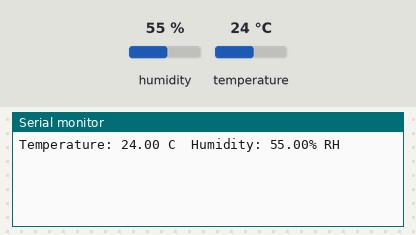
A sketch run on a simulated Arduino Uno, built for the host (arithmetic inside an expression is 32-bit, double 64-bit). On the bench: the last lines printed to the serial monitor. Wiring (inferred from the names in the program): AHT10/20 sensor at I2C address 0x38. The test bench sets the inputs (shaded band); at power-on: humidity 55 %, temperature 24 °C.

Above: at 1.2 s.
1.3 s: humidity set to 22 %
2.8 s: temperature set to 12 °C
At 4.0 s:
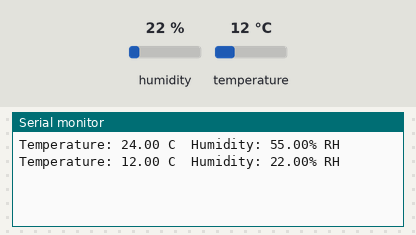
4.3 s: humidity set to 40 %
At 5.9 s:
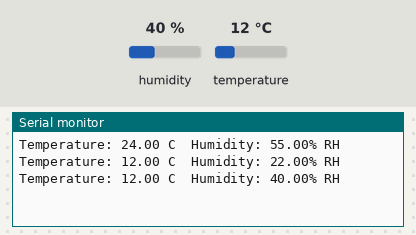
Timing chart, 0 to 7.4 s (numbered marks = the images above; inputs shaded):
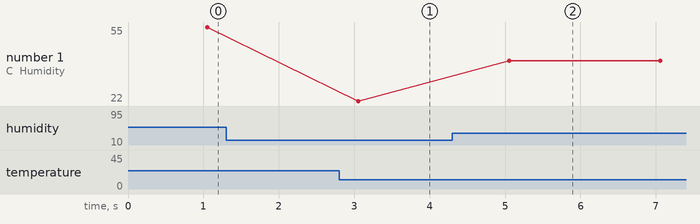

Measured:
- after the input at 2.8 s, the serial monitor: prints a new line after 0.25 s (image 1)
- after the input at 4.3 s, the serial monitor: prints a new line after 0.75 s (image 2)
- plotted number 1: 22 → 40 after the input at 4.3 s

The sketch:

AHT20.ino
```cpp
#include <Arduino.h>
#include <AHT20.h>
AHT20 aht20;

void setup()
{
  Serial.begin(9600);
  Wire.begin();
  aht20.begin();

}
void SENSOR(){
    if (aht20.available() == true)
  {
    //Get the new temperature and humidity value
    float temperature = aht20.GetTEMP();
    float humidity = aht20.GetHUMI();

    //Print the results
    Serial.print("Temperature: ");
    Serial.print(temperature, 2);
    Serial.print(" C\t");
    Serial.print("Humidity: ");
    Serial.print(humidity, 2);
    Serial.print("% RH");

    Serial.println();
  }

  delay(1000);
}

void loop()
{
  SENSOR();

}
```

AHT20.cpp
```cpp
#include <AHT20.h>

AHT20 ::AHT20(const uint8_t deviceADDRESS)
{
    _deviceADDRESS = deviceADDRESS;
}
bool AHT20 ::begin()
{
    if (isConnected() == false)

        return false;
        delay(50);

        if (isCalibrated() == false)
        {
            // send bit 0XBE000
            triggerMeasurement();
            delay(80);
            uint8_t counter = 0;
            while (isBusy())
            {
                delay(1);
                if (counter++ > 100)
                    return (false);
            }
            if (isCalibrated() == false)
            {
                return (false);
            }
        }
        /// check bit has been set
        if (isCalibrated() == false)
            return false;

        // Mark all datums as fresh (not read before)
        SENSORQUER.TEMP = true;
        SENSORQUER.HUMI = true;

        return true;
    }

/// I2C ADDRESS
bool AHT20 ::isConnected()
{
    Wire.beginTransmission(_deviceADDRESS);
    if (Wire.endTransmission() == 0)
    {
        return true;
    }

    // If IC failed to respond, give it 20ms more for Power On Startup
    // Datasheet pg 7
    delay(20);

    Wire.beginTransmission(_deviceADDRESS);
    if (Wire.endTransmission() == 0)
    {
        return true;
    }
    return false;
}
uint8_t AHT20::GetStatus()
{
    Wire.requestFrom(_deviceADDRESS, (uint8_t)1);
    if (Wire.available())
        return (Wire.read());
    return (0);
}

//Returns the state of the cal bit in the status byte
bool AHT20::isCalibrated()
{
    return (GetStatus() & (1 << 3));
}

//Returns the state of the busy bit in the status byte
bool AHT20::isBusy()
{
    return (GetStatus() & (1 << 7));
}

bool AHT20::initialize()
{
    Wire.beginTransmission(_deviceADDRESS);
    Wire.write(sfe_aht20_reg_initialize);
    Wire.write((uint8_t)0x08);
    Wire.write((uint8_t)0x00);
    if (Wire.endTransmission() == 0)
        return true;
    return false;
}

bool AHT20 :: triggerMeasurement(){
   Wire.beginTransmission(_deviceADDRESS);
    Wire.write(sfe_aht20_reg_measure);
    Wire.write((uint8_t)0x33);
    Wire.write((uint8_t)0x00);
    if (Wire.endTransmission() == 0)
        return true;
    return false;
}
void AHT20::readData()
{
    //Clear previous data
    SENSORDATA.TEMP = 0;
    SENSORDATA.HUMI = 0;

    if (Wire.requestFrom( _deviceADDRESS, (uint8_t)6) > 0)
    {
        Wire.read(); // Read and discard state

        uint32_t incoming = 0;
        incoming |= (uint32_t)Wire.read() << (8 * 2);
        incoming |= (uint32_t)Wire.read() << (8 * 1);
        uint8_t midByte = Wire.read();

        incoming |= midByte;
        SENSORDATA.HUMI = incoming >> 4;

        SENSORDATA.TEMP = (uint32_t)midByte << (8 * 2);
        SENSORDATA.TEMP |= (uint32_t)Wire.read() << (8 * 1);
        SENSORDATA.TEMP |= (uint32_t)Wire.read() << (8 * 0);

        //Need to get rid of data in bits > 20
        SENSORDATA.TEMP = SENSORDATA.TEMP & ~(0xFFF00000);

        //Mark data as fresh
        SENSORQUER.TEMP = false;
        SENSORQUER.HUMI = false;
    }
}
bool AHT20::available()
{
    if (StartMeasur == false)
    {
        triggerMeasurement();
        StartMeasur = true;
        return (false);
    }

    if (isBusy() == true)
    {
        return (false);
    }

    readData();
    StartMeasur= false;
    return (true);
}

bool AHT20::softReset()
{
    Wire.beginTransmission( _deviceADDRESS);
    Wire.write(sfe_aht20_reg_reset);
    if (Wire.endTransmission() == 0)
        return true;
    return false;
}

/*------------------------- Make Measurements ----------------------------*/

float AHT20::GetTEMP()
{
    if (SENSORQUER.TEMP == true)
    {
        //We've got old data so trigger new measurement
        triggerMeasurement();

        delay(75); //Wait for measurement to complete

        uint8_t counter = 0;
        while (isBusy())
        {
            delay(1);
            if (counter++ > 100)
                return (false); //Give up after 100ms
        }

        readData();
    }

    //From datasheet pg 8
    float tempCelsius = ((float)SENSORDATA.TEMP / 1048576) * 200 - 50;

    //Mark data as old
 SENSORQUER.TEMP = true;

    return tempCelsius;
}

float AHT20::GetHUMI()
{
    if (SENSORQUER.HUMI == true)
    {
        //We've got old data so trigger new measurement
        triggerMeasurement();

        delay(75); //Wait for measurement to complete

        uint8_t counter = 0;
        while (isBusy())
        {
            delay(1);
            if (counter++ > 100)
                return (false); //Give up after 100ms
        }

        readData();
    }

    //From datasheet pg 8
    float relHumidity = ((float)SENSORDATA.HUMI / 1048576) * 100;

    //Mark data as old
    SENSORQUER.HUMI = true;

    return relHumidity;
}
```

AHT20.h
```cpp
#ifndef AHT20_H
#define AHT20_H
#include "Arduino.h"
#include "Wire.h"

#define BME280_ADDRESS (0x77);
#define BME280_ADDRESS_ADD (0x76);
// DIA CHI CUA AHT20
#define AHT20_ADDRESS 0x38

enum RESSTER
{ /// DOC DIA CHI OW THANH GHI

    sfe_aht20_reg_reset = 0xBA,
    sfe_aht20_reg_initialize = 0xBE,
    sfe_aht20_reg_measure = 0xAC,
};
class AHT20
{
private:
    uint8_t _deviceADDRESS;
    bool StartMeasur = false;
    struct
    {
        uint32_t TEMP;
        uint32_t HUMI;

    } SENSORDATA;
    struct
    {
        uint8_t TEMP : 1;
        uint8_t HUMI : 1;
    } SENSORQUER;

public:
    explicit AHT20(const u_int8_t deviceADD = AHT20_ADDRESS);
    bool begin();
    bool isConnected(); // kiem tra xem da ket noi voi aht20 chua
    bool available();   // neu dung thi tra ve data moi
    //// HAM DO LUONG
    uint8_t GetStatus();
    bool isCalibrated();       // Trả về true nếu bit cal được đặt, nếu không thì trả về false
    bool isBusy();             // Returns true if the busy bit is set, false otherwise
    bool initialize();         // Initialize for taking measurement
    bool triggerMeasurement(); // Trigger the AHT20 to take a measurement
    void readData();           // Read and parse the 6 bytes of data into raw humidity and temp
    bool softReset();          // Restart the sensor system without turning power off and on
    // doc dem am nhiet do
    float GetTEMP();
    float GetHUMI();
};

#endif
```
